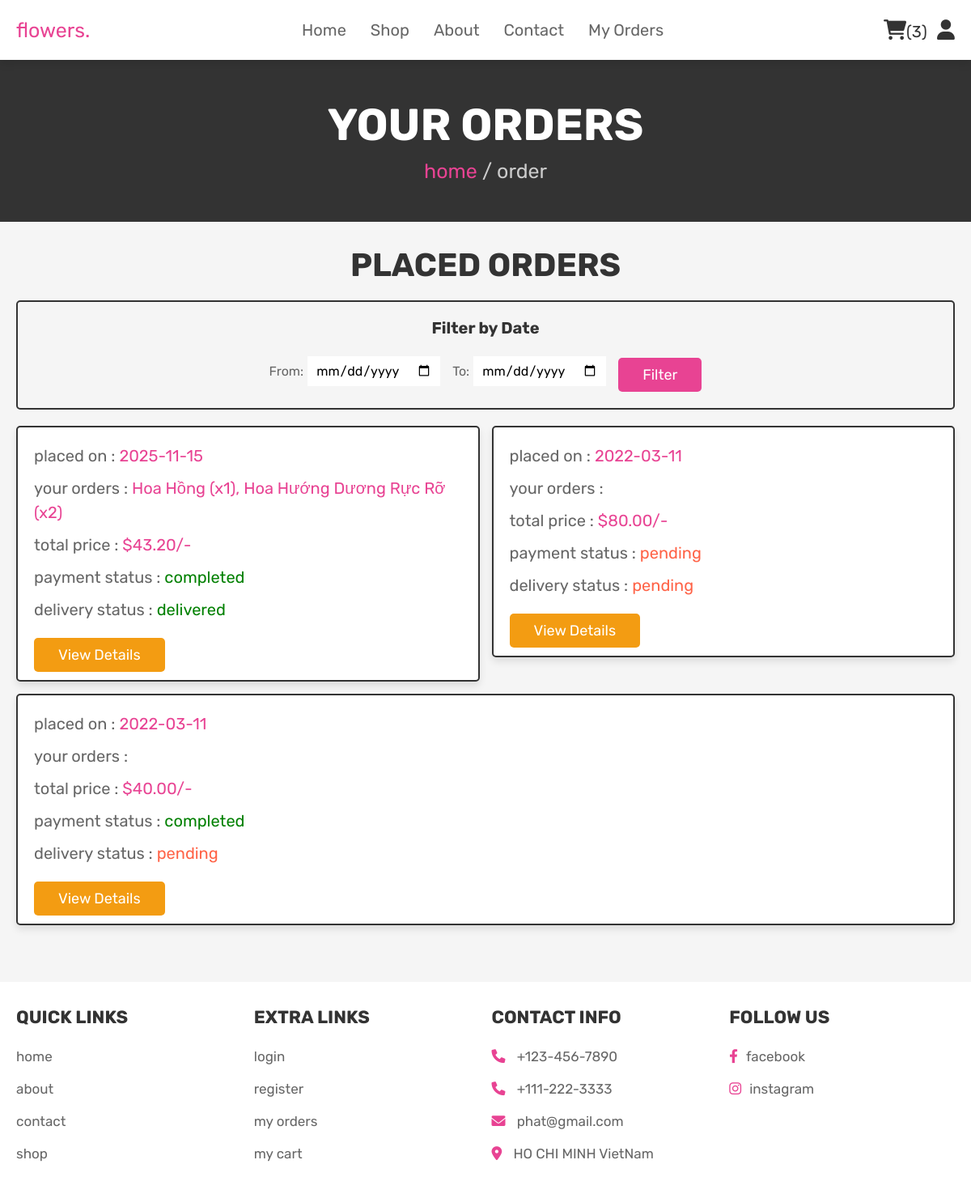
Screenshot of /flower-shop-main/orders.php (signed in) with the database file from the repository.
### tables this page shows
CREATE TABLE `orders` (
  `id` int(100) NOT NULL,
  `user_id` int(100) NOT NULL,
  `name` varchar(100) NOT NULL,
  `number` varchar(12) NOT NULL,
  `email` varchar(100) NOT NULL,
  `method` varchar(50) NOT NULL,
  `address` varchar(500) NOT NULL,
  `total_price` decimal(10,2) NOT NULL,
  `placed_on` datetime NOT NULL DEFAULT current_timestamp(),
  `payment_status` varchar(20) NOT NULL DEFAULT 'pending',
  `delivery_status` enum('pending','processing','shipped','delivered','cancelled') NOT NULL DEFAULT 'pending',
  `payment_id` varchar(255) DEFAULT NULL COMMENT 'Mã giao dịch từ cổng thanh toán',
  `invoice_url` varchar(255) DEFAULT NULL COMMENT 'Đường dẫn đến hóa đơn',
  `promotion_id` int(100) DEFAULT NULL COMMENT 'ID khuyến mãi đã dùng',
  `discount_amount` decimal(10,2) NOT NULL DEFAULT 0.00 COMMENT 'Số tiền đã giảm',
  `points_spent` int(100) NOT NULL DEFAULT 0 COMMENT 'Số điểm thưởng đã dùng'
);

### flower-shop-main/orders.php (the view, shortened to what this page needs)
<?php
@include 'config.php';
$user_id = $_SESSION['user_id'];
$per_page = 6;
$current_page = 1;
if (isset($_POST['filter_dates'])) {
    $current_page = 1;
    $start_date = $_POST['start_date'];
    $end_date = $_POST['end_date'];
} else {
    $start_date = $_GET['start_date'] ?? '';
    $end_date = $_GET['end_date'] ?? '';
}
$offset = ($current_page - 1) * $per_page;
$sql_where = "WHERE user_id = ?";
$params = [$user_id];
$sql = "SELECT * FROM `orders` " . $sql_where . " ORDER BY placed_on DESC LIMIT ? OFFSET ?";
$select_orders = $conn->prepare($sql);
$param_index = 1;
foreach ($params as $param) {
    $select_orders->bindValue($param_index, $param);
    $param_index++;
}
$select_orders->bindValue($param_index, $per_page, PDO::PARAM_INT);
$param_index++;
$select_orders->bindValue($param_index, $offset, PDO::PARAM_INT);
$select_orders->execute();
?>
<!DOCTYPE html>
<html lang="en">
<head>
   <link rel="stylesheet" href="https://cdnjs.cloudflare.com/ajax/libs/font-awesome/6.0.0/css/all.min.css">
   <link rel="stylesheet" href="css/style.css">
</head>
<body>
<?php @include 'header.php'; ?>
<section class="heading">
    <h3>your orders</h3>
    <p> <a href="home.php">home</a> / order </p>
</section>
<section class="placed-orders">
    <h1 class="title">placed orders</h1>
    <form action="orders.php" method="post" class="date-filter-form">
       <h3>Filter by Date</h3>
       <div class="input-group"> <label>From:</label> <input type="date" name="start_date" class="box" value="<?php echo htmlspecialchars($start_date); ?>"> </div>
       <div class="input-group"> <label>To:</label> <input type="date" name="end_date" class="box" value="<?php echo htmlspecialchars($end_date); ?>"> </div>
       <input type="submit" name="filter_dates" value="Filter" class="btn">
    </form>
    <div class="box-container">
    <?php
        if($select_orders->rowCount() > 0){
            while($fetch_orders = $select_orders->fetch(PDO::FETCH_ASSOC)){
    ?>
    <div class="box">
        <p> placed on : <span><?php echo date('Y-m-d', strtotime($fetch_orders['placed_on'])); ?></span> </p>
        <p> your orders : <span>
        <?php
            $order_id = $fetch_orders['id'];
            $select_order_details = $conn->prepare(
                "SELECT p.name, od.quantity
                 FROM `order_details` od
                 JOIN `products` p ON od.product_id = p.id
                 WHERE od.order_id = ?"
            );
            $select_order_details->execute([$order_id]);
            $product_list = '';
            while($fetch_details = $select_order_details->fetch(PDO::FETCH_ASSOC)){
                $product_list .= $fetch_details['name'] . ' (x' . $fetch_details['quantity'] . '), ';
            }
            echo rtrim($product_list, ', ');
        ?>
        </span></p>
        <p> total price : <span>$<?php echo $fetch_orders['total_price']; ?>/-</span> </p>
        <p> payment status : <span style="color:<?php if($fetch_orders['payment_status'] == 'pending'){echo 'tomato'; }else{echo 'green';} ?>"><?php echo $fetch_orders['payment_status']; ?></span> </p>
        <p> delivery status : <span style="color:<?php if($fetch_orders['delivery_status'] == 'pending' || $fetch_orders['delivery_status'] == 'processing'){echo 'tomato'; } elseif($fetch_orders['delivery_status'] == 'shipped'){echo 'orange';} else{echo 'green';} ?>"><?php echo $fetch_orders['delivery_status']; ?></span> </p>
        <button type="button" class="option-btn view-details-btn" data-order-id="<?php echo $fetch_orders['id']; ?>" style="margin-top: 1rem;">View Details</button>
    </div>
    <?php
            }
        }
    ?>
    </div>
    <div class="pagination">
    </div>
</section>
<?php @include 'footer.php'; ?>
</body>
</html>

### flower-shop-main/css/style.css (style rules this page uses)
:root { --pink:#e84393; --red:#c0392b; --orange:#f39c12; --black:#333; --white:#fff; --light-color:#666; --light-white:#ccc; --light-bg:#f5f5f5; --border:.2rem solid var(--black); --box-shadow:0 .5rem 1rem rgba(0,0,0,.1); }
* { font-family: 'Rubik', sans-serif; margin:0; padding:0; box-sizing: border-box; outline: none; border:none; text-decoration: none; transition:all .2s linear; }
html { font-size: 62.5%; overflow-x: hidden; scroll-behavior: smooth; scroll-padding-top: 6.5rem; }
body { background: var(--light-bg); }
section { padding:3rem 2rem; }
.btn, .delete-btn, .option-btn { display: inline-block; border-radius: .5rem; margin-top: 1rem; font-size: 1.8rem; color:var(--white); cursor: pointer; padding:1rem 3rem; text-transform: capitalize; }
.btn { background-color: var(--pink); }
.option-btn { background-color: var(--orange); }
.heading { display: flex; flex-flow: column; align-items: center; justify-content: center; gap:1rem; background-color: var(--black); text-align: center; min-height: 25vh; }
.heading h3 { font-size: 5.5rem; color:var(--white); text-transform: uppercase; }
.heading p { font-size: 2.5rem; color:var(--light-white); }
.heading p a { color:var(--pink); }
.title { text-align: center; margin-bottom: 2rem; color:var(--black); text-transform: uppercase; font-size: 4rem; }
.placed-orders .box-container { max-width: 1200px; margin:0 auto; display: flex; flex-wrap: wrap; gap:1.5rem; align-items: flex-start; }
.placed-orders .box-container .box { background-color: var(--white); padding:1rem 2rem; border:var(--border); box-shadow: var(--box-shadow); flex:1 1 40rem; border-radius: .5rem; }
.placed-orders .box-container .box p { margin: 1rem 0; font-size: 2rem; line-height: 1.5; color:var(--light-color); }
.placed-orders .box-container .box p span { color:var(--pink); }
.date-filter-form { background: var(--bg-color); padding: 2rem; border: var(--border); border-radius: .5rem; margin-bottom: 2rem; display: flex; align-items: center; justify-content: center; gap: 1.5rem; flex-wrap: wrap; }
.date-filter-form h3 { font-size: 2rem; color: var(--black); width: 100%; text-align: center; }
.date-filter-form .input-group { display: flex; align-items: center; gap: .5rem; }
.date-filter-form label { font-size: 1.6rem; color: var(--light-color); }
.date-filter-form .box { font-size: 1.6rem; padding: .8rem 1rem; }
.pagination { text-align: center; padding: 2rem 0; }

### flower-shop-main/orders.php (style rules this page uses)
.date-filter-form { background: var(--bg-color); padding: 2rem; border: var(--border); border-radius: .5rem; margin-bottom: 2rem; display: flex; align-items: center; justify-content: center; gap: 1.5rem; flex-wrap: wrap; }
.date-filter-form h3 { font-size: 2rem; color: var(--black); width: 100%; text-align: center; }
.date-filter-form .input-group { display: flex; align-items: center; gap: .5rem; }
.date-filter-form label { font-size: 1.6rem; color: var(--light-color); }
.date-filter-form .box { font-size: 1.6rem; padding: .8rem 1rem; }
.pagination { text-align: center; padding: 2rem 0; }

### rows the page displays
orders: placed_on "2025-11-15", product_list "Hoa Hồng (x1), Hoa Hướng Dương Rực Rỡ (x2)", total_price "43.20", payment_status "completed", delivery_status "delivered"
orders: placed_on "2022-03-11", total_price "80.00", payment_status "pending", delivery_status "pending"
orders: placed_on "2022-03-11", total_price "40.00", payment_status "completed", delivery_status "pending"

### other values shown
$cart_num_rows "3"
